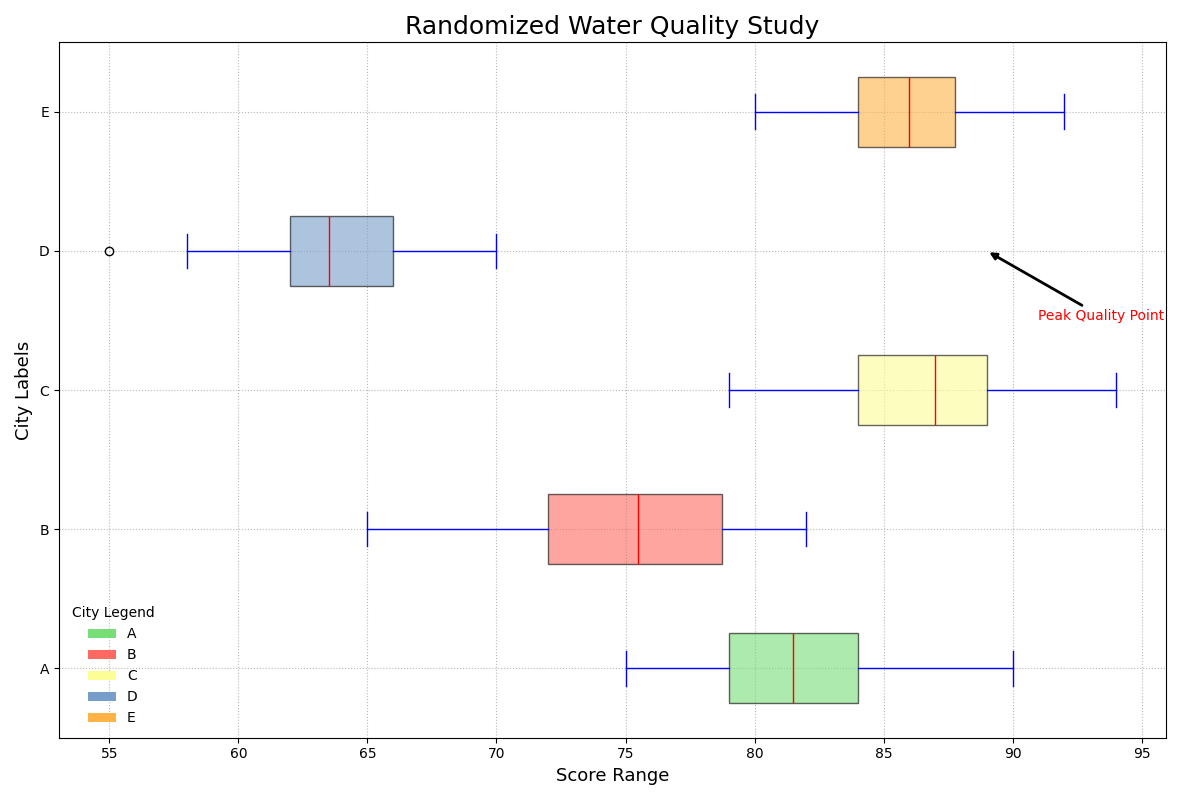

Write the Python code that produced this figure.
import matplotlib.pyplot as plt
from matplotlib.patches import Patch

water_quality_data = {
    'A': [77, 88, 82, 79, 81, 80, 85, 89, 81, 76, 80, 79, 83, 83, 78, 86, 82, 85, 90, 75, 81, 83, 79, 84, 78, 83, 87, 84, 79, 81],
    'B': [75, 70, 72, 74, 78, 79, 77, 81, 80, 82, 68, 76, 71, 75, 77, 73, 69, 80, 65, 74, 79, 78, 82, 74, 65, 68, 76, 81, 72, 77],
    'C': [85, 88, 83, 93, 82, 80, 84, 83, 89, 89, 94, 92, 84, 83, 86, 86, 87, 90, 87, 88, 88, 87, 85, 79, 81, 90, 90, 92, 89, 86],
    'D': [66, 61, 62, 63, 62, 55, 58, 60, 70, 68, 64, 67, 65, 59, 63, 61, 66, 62, 65, 61, 64, 66, 63, 69, 63, 64, 62, 67, 68, 65],
    'E': [81, 85, 89, 88, 87, 86, 87, 86, 88, 84, 86, 87, 85, 82, 83, 80, 85, 84, 89, 90, 90, 84, 92, 88, 81, 83, 87, 86, 82, 85]
}

city_names = list(water_quality_data.keys())
quality_values = list(water_quality_data.values())

fig, ax = plt.subplots(figsize=(12, 8))
boxplot = ax.boxplot(quality_values, vert=False, patch_artist=True, notch=False, labels=city_names)

colors = ['#77dd77', '#ff6961', '#fdfd96', '#779ecb', '#ffb347']
for patch, color in zip(boxplot['boxes'], colors):
    patch.set_facecolor(color)
    patch.set_alpha(0.6)

plt.setp(boxplot['whiskers'], color='blue', linestyle='-')
plt.setp(boxplot['caps'], color='blue')
plt.setp(boxplot['medians'], color='red')

ax.set_title("Randomized Water Quality Study", fontsize=18, fontweight='normal')
ax.set_xlabel("Score Range", fontsize=13)
ax.set_ylabel("City Labels", fontsize=13)

ax.xaxis.grid(True, linestyle=':', alpha=0.9)
ax.yaxis.grid(True, linestyle=':', alpha=0.9)

ax.annotate('Peak Quality Point', xy=(89, 4), xytext=(91, 3.5),
            arrowprops=dict(facecolor='red', arrowstyle='-|>', lw=2),
            fontsize=10, fontweight='normal', color='red')

legend_elements = [Patch(facecolor=color, label=city) for color, city in zip(colors, city_names)]
ax.legend(handles=legend_elements, title='City Legend', loc='lower left', frameon=False)

plt.tight_layout()
plt.show()
